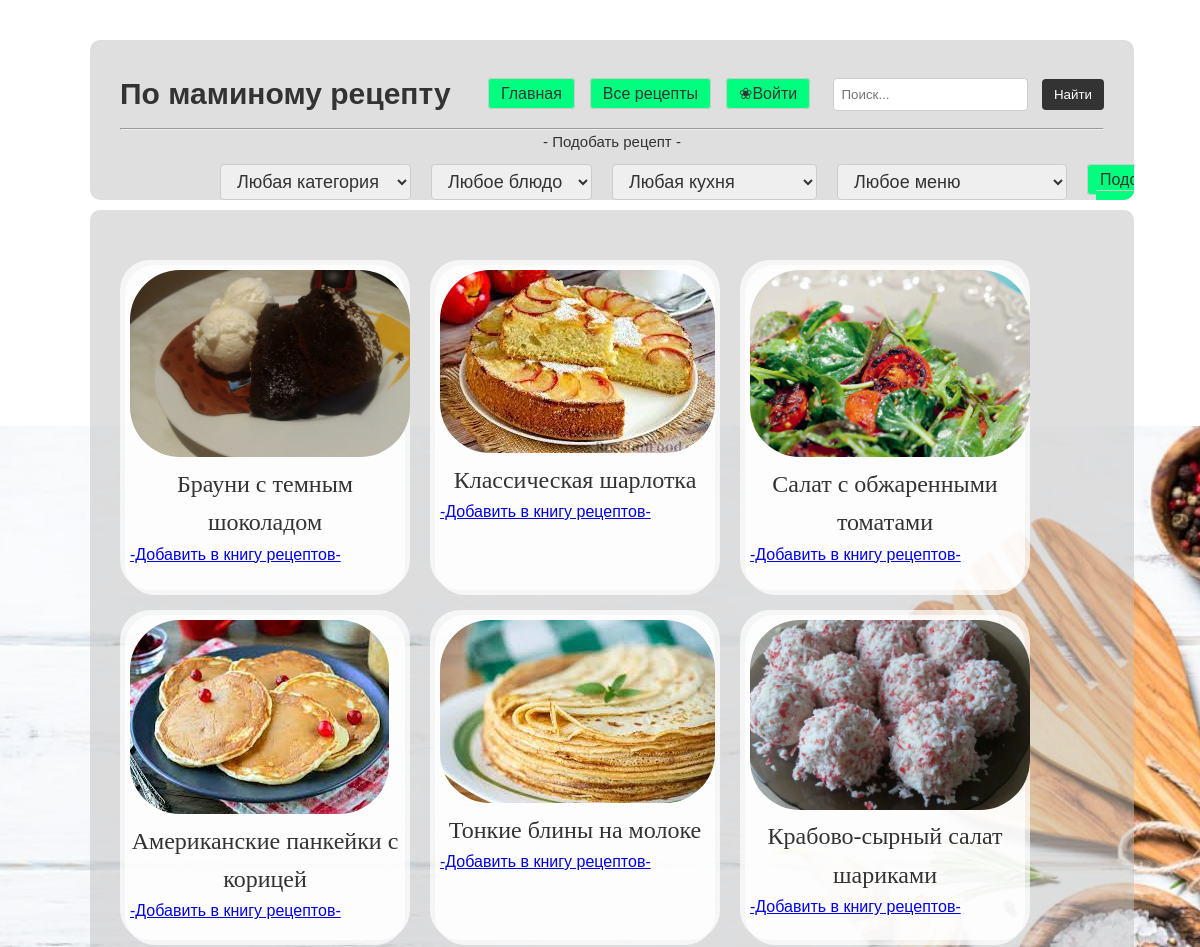
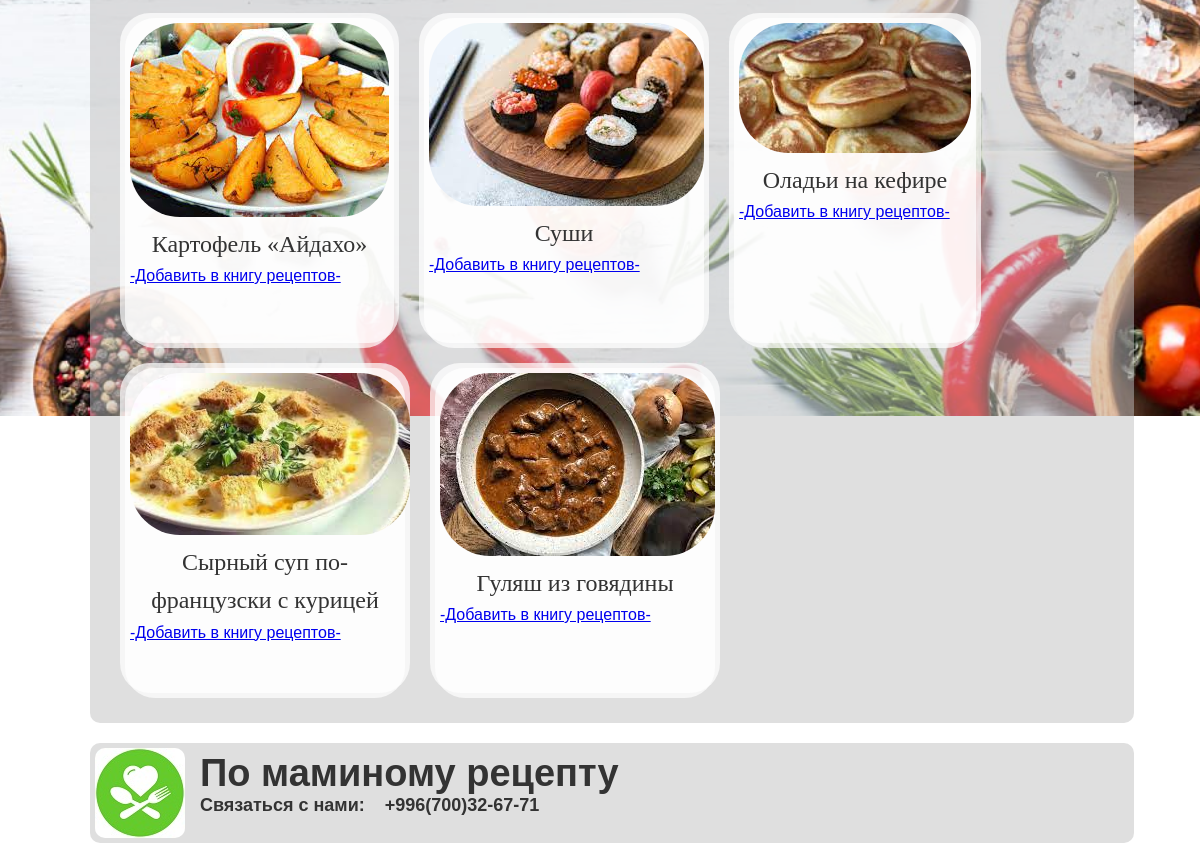
Screenshot of /pick_up/ with the database file from the repository (2 pictures, top to bottom).
### crm/models.py (models this page shows, shortened)
class Dishes(models.Model):
    dish_dt = models.DateTimeField(auto_now=True)
    dish_name = models.CharField(max_length=200, verbose_name="Name of dish")
    dish_info = models.TextField(verbose_name="Information")
    dish_image = models.ImageField(upload_to="templates/media/", default='templates/static/image/image4.jpg')
    nationality = models.ManyToManyField(Nationality ,verbose_name='Nationality')
    category = models.ManyToManyField(Category, verbose_name='Category of dish')
    menu = models.ManyToManyField(Menu, verbose_name="Menu")
    products = models.CharField(max_length=200,verbose_name="Products",default='Ech balya')
    bludo = models.ManyToManyField(Bludo)
    class Meta:
        verbose_name = "Dish"
        verbose_name_plural = "Dishes"

### crm/views.py (the view)
# urls.py: path('pick_up/', views.pick_up, name='pick_up'),
def pick_up(request):
    selected_category = request.GET.get('category')
    selected_bludo = request.GET.get('bludo')
    selected_cuisine = request.GET.get('cuisine')
    selected_menu = request.GET.get('menu')
    object_list = Dishes.objects.all()
    object_list = list(object_list)
    k = random.choice(list(range(6,15)))
    random.shuffle(object_list)
    object_list = object_list[:k]
    if request.user.is_authenticated:
        favorite_recipes = FavoriteRecipe.objects.filter(user=request.user).values_list('recipe', flat=True)
        for recipe in object_list:
            recipe.is_favorite = recipe.id in favorite_recipes
    categories = Category.objects.all()
    bludos = Bludo.objects.filter(category__name=selected_category)
    cuisines = Nationality.objects.all()
    menus = Menu.objects.all()
    return render(request, './dishes.html', {
        'object_list': object_list,
        'categories': categories,
        'bludos': bludos,
        'selected_category': selected_category,
        'selected_bludo': selected_bludo,
        'cuisines': cuisines,
        'selected_cuisine': selected_cuisine,
        'menus': menus,
        'selected_menu': selected_menu,
    })

### templates/dishes.html
{% extends 'base.html' %}
{% block content %}
<body>
<div class="receip_panel">
{% for object in object_list %}
    <div class="object" data-object-id="{{ object.id }}">
        <div id="con" class="tail">
            <a href="{% url 'detail2' object.id %}">
                <img class="imgg" src="{{ object.dish_image.url }}">
            </a>
            <p>{{ object.dish_name }}</p>
            {% if object.is_favorite %}
                <a>В избранном</a>
            {% else %}
                {% if user.is_authenticated %}
                    <a class="booook" href="{% url 'add_to_favorites' object.id %}">
                        -Добавить в книгу рецептов-
                    </a>
                {% else %}
                    <a class="booook" href="{% url 'login' %}">
                        -Добавить в книгу рецептов-
                    </a>
                {% endif %}
            {% endif %}
        </div>
    </div>
{% endfor %}
</div>
    <footer class="foot">
        <img src="/static/image/icon.jpg">
        <h1>По маминому рецепту</h1>
        <h2>Связаться с нами:&nbsp;&nbsp;&nbsp;&nbsp;+996(700)32-67-71</h2>
    </footer>
</body>
{% endblock %}

### templates/base.html (shortened to what this page needs)
{% load static %}
<!DOCTYPE html>
<html lang="en">
<head>
    <link href="{% static 'css/styles.css' %}" rel="stylesheet" type="text/css">
    <link rel="stylesheet" type="text/css" href="{% static 'css/page_style.css' %}">
    <link href="{% static 'css/favorite.css' %}" rel="stylesheet" type="text/css">
</head>
    <header>
        <nav>
            <div class="logo">
                <a href="#">По маминому рецепту</a>
            </div>
            <ul>
                <li>
                    <a href="{% url 'index' %}" class= "btn1">Главная</a>
                </li>
                <li><a href="{% url 'dishes' %}" class="btn1">Все рецепты  </a></li>
                {% if user.is_authenticated %}
                  <li><a href="{% url 'logout' %}" class="btn1">&#10048;Выйти</a></li>
                {% else %}
                  <li><a href="{% url 'login' %}" class="btn1">&#10048;Войти</a></li>
                {% endif %}
            </ul>
            <div class="search-bar">
                <form method="GET" action="{% url 'search' %}">
                    <input type="text" name="query" placeholder="Поиск...">
                    <button href="{% url 'search' %}" type="submit">Найти</button>
                </form>
            </div>
        </nav>
        <hr size="3">
        <section class="categories">
            <p>- Подобать рецепт -</p>
            <ul>
                <form method="GET" id="category_form">
                    <li>
                        <select id="category_select" name="category">
                            <option value="all" {% if not selected_category %}selected{% endif %}>Любая категория</option>
                        </select>
                    </li>
                </form>
                <form method="GET" id="bludo_form">
                    <li>
                        <select id="bludo_select" name="bludo">
                            <option value="all" {% if not selected_bludo %}selected{% endif %}>Любое блюдо</option>
                        </select>
                    </li>
                </form>
                <form method="GET" id="cuisine_form">
                    <li>
                        <select id="cuisine_select" name="cuisine">
                            <option value="all" {% if not selected_cuisine %}selected{% endif %}>Любая кухня</option>
                        </select>
                    </li>
                </form>
                <form method="GET" id="menu_form">
                    <li>
                        <select id="menu_select" name="menu">
                            <option value="all" {% if not selected_menu %}selected{% endif %}>Любое меню</option>
                        </select>
                    </li>
                </form>
                <li><a href="{% url 'pick_up' %}" class="btn">Подобрать рецепты</a></li>
            </ul>
        </section>
    </header>
{% block content %}
{% endblock %}

### templates/static/css/styles.css (style rules this page uses)
* { margin: 0; padding: 0; box-sizing: border-box; }
img { border-radius: 50px; max-width: 300px; max-height: 300px; }
body { font-family: Arial, sans-serif; line-height: 1.6; color: #333; }
header { overflow: hidden; position: relative; top: 40px; left: 90px; border-radius: 10px; background-color: rgba(192,192,192,0.5); padding: 30px; width: 87vw; height: 160px }
header ul li a { text-decoration: none; color: #333; padding: 6px 12px; border: 1px solid #ccc; border-radius: 4px; }
.btn1 { background-color: #00ff7f; }
.btn { background-color: #00ff7f; }
nav { display: flex; justify-content: space-between; align-items: center; }
.logo a { font-size: 30px; font-weight: bold; color: #333; text-decoration: none; }
nav ul { list-style-type: none; display: flex; }
nav ul li { margin-left: 15px; }
nav ul li a { color: #333; text-decoration: none; }
.search-bar { display: flex; align-items: center; }
.search-bar input[type="text"] { padding: 8px; border-radius: 4px; border: 1px solid #ccc; }
.search-bar button[type="submit"] { padding: 8px 12px; margin-left: 10px; background-color: #333; color: #fff; border: none; border-radius: 4px; cursor: pointer; }
.categories { padding: 40px 20px; }
.categories p { position: relative; top: -30px; text-align: center; text-decoration: monospace; font-size: 15px; margin-bottom: 20px; }
.categories ul { text-align: center; display: flex; list-style-type: none; margin: 10px; font-size: 24; }
.categories ul li { margin-right: 20px; }
.categories ul li select { position: relative; top: -40px; left: 70px; text-decoration: none; color: #333; padding: 6px 12px; border: 1px solid #ccc; border-radius: 4px; font-size: 18px; }
.categories ul li a { position: relative; left: 70px; top: -37px; text-decoration: none; color: #333; padding: 6px 12px; border: 1px solid #ccc; border-radius: 4px; }
footer { height: 100px; width: 87vw; position: relative; top: 70px; left:90px; border-radius: 10px; background-color: rgba(192, 192, 192, 0.5); padding: 20px; text-align: center; font-size: 12px; color: #666; }
.foot img { position: absolute; top: 5px; left: 5px; border-radius: 10px; max-height: 200px; max-width: 135px; }
.foot h1 { position: absolute; top:0px; left:110px; font-size: 38px; font-weight: bold; color: #333; text-decoration: none; }
.foot h2 { position: absolute; top:48px; left: 110px; fornt-size:20px; color: #333; }

### templates/static/css/page_style.css (style rules this page uses)
.receip_panel { position: relative; top: 50px; left: 90px; border-radius: 10px; background-color: rgba(192,192,192,0.5); padding: 30px; width: 87vw; overflow: auto; display: flex; flex-wrap: wrap; }
.receip_panel > div { margin-right: 20px; margin-top: 20px; }
.receip_panel img { position: relative; border-radius: 50px; max-width: 280px; max-height: 280px; }
hr { position: relative; top: 10px; }
.imgg { border-radius: 50px; max-width: 318px; max-height: 400px; }
.receip_panel p { font-size: 24px; font-family: cursive; text-align: center; }
.receip_panel div { position: relative; border-radius: 30px; border-color: darkblue; background-color: rgba(255, 255, 255, 0.7); padding: 5px; height: 330px; max-width: 290px; }
.booook { font-color:black; }

### templates/base.html (style rules this page uses)
body { background-image: url("/static/image/background.jpg"); background-size: 1680px; background-position: center; background-repeat: no-repeat; background-attachment: fixed; }

### rows the page displays
Dishes: dish_image (picture), dish_name "Брауни с темным шоколадом"
Dishes: dish_image (picture), dish_name "Классическая шарлотка"
Dishes: dish_image (picture), dish_name "Салат с обжаренными томатами"
Dishes: dish_image (picture), dish_name "Американские панкейки с корицей"
Dishes: dish_image (picture), dish_name "Тонкие блины на молоке"
Dishes: dish_image (picture), dish_name "Крабово-сырный салат шариками"
Dishes: dish_image (picture), dish_name "Картофель «Айдахо»"
Dishes: dish_image (picture), dish_name "Суши"
Dishes: dish_image (picture), dish_name "Оладьи на кефире"
Dishes: dish_image (picture), dish_name "Сырный суп по-французски с курицей"
Dishes: dish_image (picture), dish_name "Гуляш из говядины"
